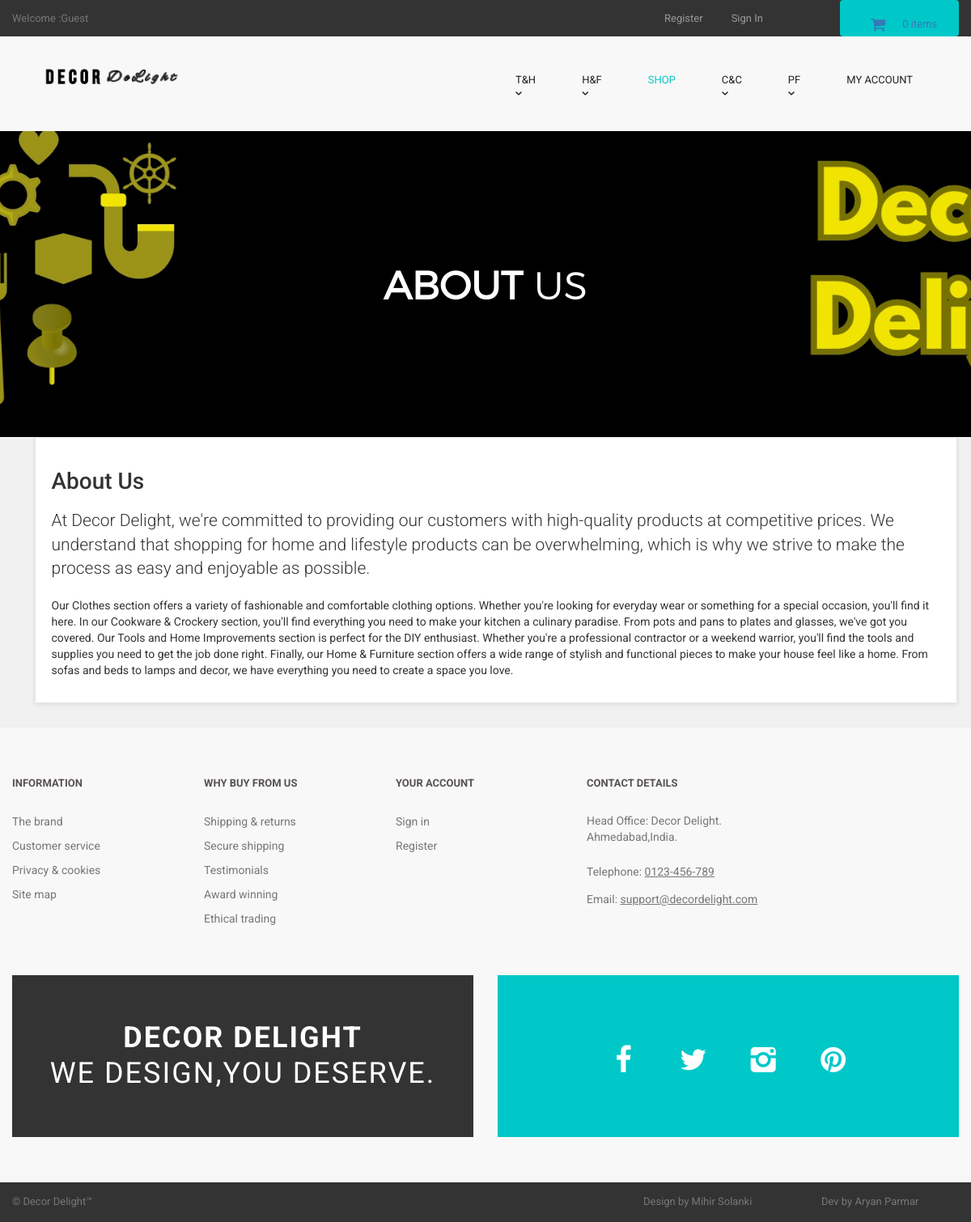
Page /about.php on the committed database.
### tables this page shows
CREATE TABLE `about_us` (
  `about_id` int(10) NOT NULL,
  `about_heading` text NOT NULL,
  `about_short_desc` text NOT NULL,
  `about_desc` text NOT NULL
);

### about.php (the view, shortened to what this page needs)
<?php
include("includes/db.php");
include("includes/header.php");
include("includes/main.php");
?>
  <main>
    <div class="nero">
      <div class="nero__heading">
        <span class="nero__bold">About</span> us
      </div>
    </div>
  </main>
<div id="content" >
<div class="container" >
<div class="col-md-12" >
<div class="box" >
<?php
$get_about_us = "select * from about_us";
$run_about_us = mysqli_query($con,$get_about_us);
$row_about_us = mysqli_fetch_array($run_about_us);
$about_heading = $row_about_us['about_heading'];
$about_short_desc = $row_about_us['about_short_desc'];
$about_desc = $row_about_us['about_desc'];
?>
<h1> <?php echo $about_heading; ?> </h1>
<p class="lead"> <?php echo $about_short_desc; ?> </p>
<p> <?php echo $about_desc; ?> </p>
</div>
</div>
</div>
</div>
<?php
include("includes/footer.php");
?>
</body>
</html>

### styles/backend.css (style rules this page uses)
html { font-family: "Roboto", Helvetica, Arial, sans-serif; line-height: 1.15; -ms-text-size-adjust: 100%; -webkit-text-size-adjust: 100% }
body { margin: 0 }
h1 { font-size: 2em; margin: .67em 0 }
figcaption, figure, main { display: block }
html { box-sizing: border-box }
body { min-width: 1190px; font-family: Montserrat, sans-serif; font-weight: 400; background-color: white; }
.container { width: 1170px; margin: 0 auto }
.nero { padding-top: 160px; padding-bottom: 140px; font-family: 'montserratlight', sans-serif; text-align: center; text-transform: uppercase; color: #FFF; background: #666 url("../images/banner-ave.jpg") no-repeat; background-size: cover; background-position: center; }
.nero__heading { font-size: 48px; }
.nero__bold { font-weight: 700; }

### styles/style.css (style rules this page uses)
body { font-family: "Roboto", Helvetica, Arial, sans-serif; font-size: 14px; line-height: 1.42857143; color: #333333; background-color: #f0f0f0; overflow-x: hidden; }
.box { background: #fff; margin: 0 0 30px; border: solid 1px #e6e6e6; box-sizing: border-box; padding:20px; box-shadow: 0 1px 5px rgba(0, 0, 0, 0.1); }
#content { padding-left:25px; }

### rows in the picture
about_us: about_heading "About Us", about_short_desc "At Decor Delight, we're committed to providing our customers with high-quality products at competitive prices. We understand that shopping for home and lifestyle products can be overwhelming, which is why we strive to make the process as easy and enjoyable as possible.", about_desc "Our Clothes section offers a variety of fashionable and comfortable clothing options. Whether you're looking for everyday wear or something for a special occasion, you'll find it here. In our Cookware & Crockery section, you'll find everything you need to make your kitchen a culinary paradise. From pots and pans to plates and glasses, we've got you covered. Our Tools and Home Improvements section is perfect for the DIY enthusiast. Whether you're a professional contractor or a weekend warrior, you'll find the tools and supplies you need to get the job done right. Finally, our Home & Furniture section offers a wide range of stylish and functional pieces to make your house feel like a home.…"

### other values in the picture
$count_items "0"
